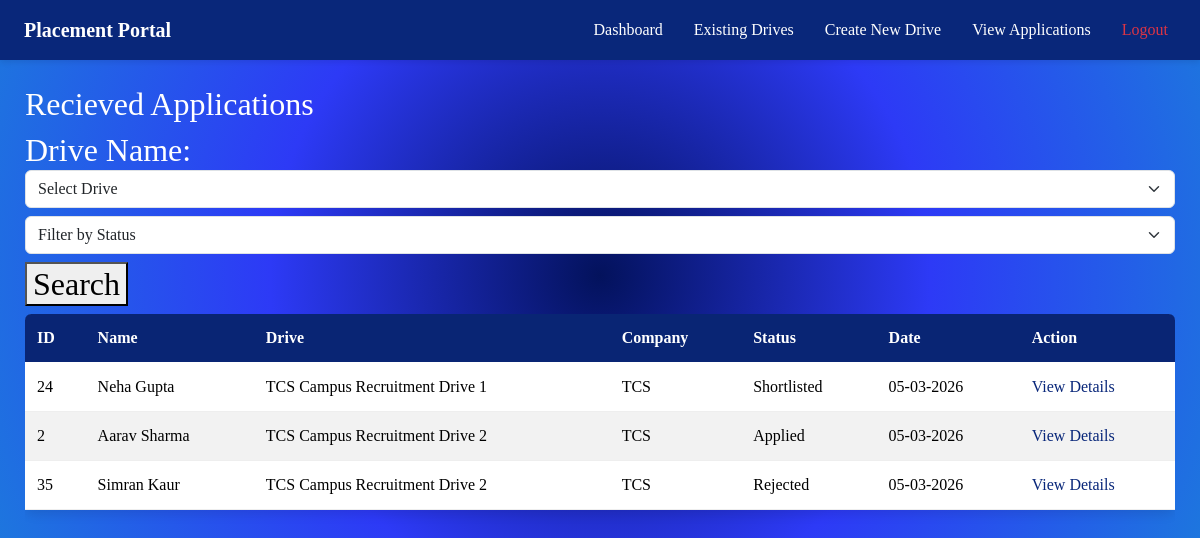
The app's page /company/5/viewApplications (signed in) with its own data.
### models.py (models this page shows)
class Application(db.Model):
    __tablename__ = "applications"
    applicationId = db.Column(db.Integer, autoincrement = True , primary_key = True)
    studentId = db.Column(db.Integer, db.ForeignKey("students.studentId"))
    jobId  = db.Column(db.Integer, db.ForeignKey("jobpositions.jobId"))
    status = db.Column(db.String, default = "Applied", nullable = False)
    appliedOn = db.Column(db.DateTime, default = datetime.utcnow)
    student = db.relationship('Student', back_populates = "applications")
    job = db.relationship('JobPosition', back_populates = 'applications')
    placement = db.relationship('Placement', back_populates = "application" , uselist = False, cascade = "all, delete-orphan")

class Student(db.Model):
    __tablename__ = "students"
    studentId = db.Column(db.Integer,autoincrement = True, primary_key = True )
    userId = db.Column(db.Integer, db.ForeignKey("users.userId"), nullable = False)
    name = db.Column(db.String, nullable = False)
    contactNumber = db.Column(db.Integer , nullable = False)
    department = db.Column(db.String, nullable = False)
    resume = db.Column(db.String, nullable = False)
    experience = db.Column(db.String, nullable = False)
    skills = db.Column(db.String, nullable = False)
    user = db.relationship('User', back_populates = "student")
    applications = db.relationship('Application', back_populates = "student", lazy = True, cascade = "all, delete-orphan")

class JobPosition(db.Model):
    __tablename__ = "jobpositions"
    jobId = db.Column(db.Integer, primary_key = True, autoincrement = True)
    companyId = db.Column(db.Integer, db.ForeignKey("companies.companyId"), nullable = False)
    driveName = db.Column(db.String, nullable = False)
    positionOpen= db.Column(db.String, nullable = False)
    description = db.Column(db.String, nullable = False)
    skillsRequired = db.Column(db.String, nullable = False)
    experienceRequired = db.Column(db.String, nullable = False)
    active = db.Column(db.Boolean, default = True, nullable = False)
    salary = db.Column(db.String, nullable = False)
    location = db.Column(db.String, nullable = False)
    company = db.relationship('Company', back_populates = "jobs")
    applications = db.relationship('Application', back_populates = 'job', lazy = True, cascade = "all, delete-orphan")

class Company(db.Model):
    __tablename__ = "companies"
    companyId = db.Column(db.Integer, autoincrement = True, primary_key = True)
    userId = db.Column(db.Integer, db.ForeignKey("users.userId"), nullable = False)
    companyName = db.Column(db.String, nullable = False)
    industry = db.Column(db.String, nullable = False)
    description = db.Column(db.String, nullable = False)
    companyEmail = db.Column(db.String,nullable = False)
    approved = db.Column(db.Boolean, default = False, nullable = False)
    jobs = db.relationship('JobPosition', back_populates = "company", lazy = True, cascade = "all, delete-orphan")
    user = db.relationship('User', back_populates = "company")

### app.py (the view, shortened to what this page needs)
@app.route('/company/<int:companyId>/viewApplications', methods = ["GET", "POST"])
@role_required('Company')
def showCompanyApplications(companyId):
    if request.method == "GET":
        viewAppId = request.args.get("viewAppId")
        selectedApplication = None
        drives = JobPosition.query.filter_by(companyId = companyId).all()
        if viewAppId:
            selectedApplication = Application.query.filter_by(applicationId = viewAppId).first()
        applications = []
        for drive in drives:
            applicationsList = Application.query.filter_by(jobId = drive.jobId).all()
            for application in applicationsList:
                applications.append(application)
        return render_template('./company/viewApplications.html',drives = drives, applications = applications,companyId = companyId, selectedApplication = selectedApplication )

### app.py (called while the page is built)
@loginManager.user_loader
def load_user(userId):
    return db.session.get(User, int(userId))

def role_required(role):
    def wrapper(func):
        @wraps(func)
        @login_required
        def decorated_function(*args, **kwargs):
            if current_user.role != role:
                abort(403)
            return func(*args,**kwargs)
        return decorated_function
    return wrapper

### templates/company/viewApplications.html (shortened to what this page needs)
<!DOCTYPE html>
<html>
    <head>
        <link href="https://cdn.jsdelivr.net/npm/bootstrap@5.3.3/dist/css/bootstrap.min.css" rel="stylesheet">
        <link rel="stylesheet" href="../../static/css/style.css">
    </head>
    <body>
        <nav class="navbar navbar-expand-lg px-4">
        <a class="navbar-brand" href="{{ url_for('showCompanyDash', companyId = companyId) }}">Placement Portal</a>
        <div class="collapse navbar-collapse">
            <ul class="navbar-nav ms-auto">
                <li class = "nav-item">
                    <a class = "nav-link" href = "{{ url_for('showCompanyDash', companyId = companyId) }}">Dashboard</a>
                </li>
                <li class = "nav-item">
                    <a class = "nav-link" href = "{{ url_for('showCompanyDrives', companyId = companyId) }}">Existing Drives</a>
                </li>
                <li class = "nav-item">
                    <a class = "nav-link" href = "{{ url_for('createDrive', companyId = companyId) }}">Create New Drive</a>
                </li>
                <li class = "nav-item">
                    <a class = "nav-link" href = "{{ url_for('showCompanyApplications', companyId = companyId) }}">View Applications</a>
                </li>
                <li class = "nav-item">
                    <a class = "nav-link text-danger" href = "{{ url_for('logout') }}">Logout</a>
                </li>
            </ul>
        </div>
    </nav>
    <div class ="content">
    <h2>Recieved Applications</h2>
    <form method = "POST" action = "/company/{{ companyId }}/viewApplications">
    <h2>Drive Name:
        <select name="jobId" class="form-select mb-2" required>
            <option value="" disabled selected>Select Drive</option>
        </select>
        <select name="statusVal" class="form-select mb-2">
                        <option value="" disabled selected>Filter by Status</option>
                        </select>
        <button type="submit">Search</button>
    </h2>
    </form>
    <div class="table-container">
        <table class = "table table-striped">
            <tr>
                <th>ID</th>
                <th>Name</th>
                <th>Drive</th>
                <th>Company</th>
                <th>Status</th>
                <th>Date</th>
                <th>Action</th>
            </tr>
            {% for application in applications %}
            <tr>
                <td>{{ application.applicationId }}</td>
                <td>{{ application.student.name }}</td>
                <td>{{ application.job.driveName }}</td>
                <td>{{ application.job.company.companyName }}</td>
                <td>{{ application.status }}</td>
                <td>{{ application.appliedOn.strftime('%d-%m-%Y') }}</td>
                <td><a href = "{{url_for('showCompanyApplications', companyId = companyId, viewAppId = application.applicationId)}}">View Details</a></td>
            </tr>
            {% endfor %}
        </table>
        </div>
    </div>
    </body>
</html>

### static/css/style.css (style rules this page uses)
body { font-family: Georgia, "Times New Roman", Times, serif; background: radial-gradient(circle,#03125c, #2d3af6, #1d77de); color: #ffffff; }
.navbar { position: sticky; top: 0; z-index: 1030; box-shadow: 0 2px 6px rgba(0, 0, 0, 0.1); background-color: #09277a; padding: 10px 20px; }
.navbar-brand { color: white; font-weight: bold; font-size: 20px; }
.nav-link { color: #ffffff; margin-left: 15px; }
.content { margin: 25px; }
.table-container { max-height: 350px; overflow-y: auto; border-radius: 6px; }
.table { background-color: white; color: #333; border-radius: 8px; border: none; box-shadow: 0 4px 12px rgba(0,0,0,0.1); }
.table th { background-color: #09277a; color: white; font-weight: 600; padding: 12px; text-align: left; top: 0; position: sticky; z-index: 1000; }
.table td { padding: 12px; border-bottom: 1px solid #eee; }
.table a { color: #09277a; text-decoration: none; font-weight: 500; }

### records on screen
Application: applicationId "24", student.name "Neha Gupta", job.driveName "TCS Campus Recruitment Drive 1", job.company.companyName "TCS", status "Shortlisted", appliedOn "05-03-2026"
Application: applicationId "2", student.name "Aarav Sharma", job.driveName "TCS Campus Recruitment Drive 2", job.company.companyName "TCS", status "Applied", appliedOn "05-03-2026"
Application: applicationId "35", student.name "Simran Kaur", job.driveName "TCS Campus Recruitment Drive 2", job.company.companyName "TCS", status "Rejected", appliedOn "05-03-2026"
